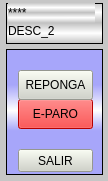
<?xml version="1.0" encoding="UTF-8"?>
<ui version="4.0">
 <class>DESC1</class>
 <widget class="QWidget" name="DESC1">
  <property name="geometry">
   <rect>
    <x>0</x>
    <y>0</y>
    <width>108</width>
    <height>181</height>
   </rect>
  </property>
  <property name="minimumSize">
   <size>
    <width>108</width>
    <height>181</height>
   </size>
  </property>
  <property name="maximumSize">
   <size>
    <width>108</width>
    <height>181</height>
   </size>
  </property>
  <property name="windowTitle">
   <string>Form</string>
  </property>
  <widget class="QLabel" name="label">
   <property name="geometry">
    <rect>
     <x>0</x>
     <y>0</y>
     <width>108</width>
     <height>181</height>
    </rect>
   </property>
   <property name="styleSheet">
    <string notr="true">background-color: rgb(198, 198, 198);</string>
   </property>
   <property name="text">
    <string/>
   </property>
  </widget>
  <widget class="QFrame" name="frame">
   <property name="geometry">
    <rect>
     <x>6</x>
     <y>49</y>
     <width>97</width>
     <height>126</height>
    </rect>
   </property>
   <property name="styleSheet">
    <string notr="true">background-color: qlineargradient(spread:pad, x1:0, y1:0, x2:0, y2:1, stop:0.284091 rgba(167, 166, 250, 255), stop:0.488636 rgba(255, 255, 255, 255), stop:0.647727 rgba(167, 166, 250, 255));</string>
   </property>
   <property name="frameShape">
    <enum>QFrame::StyledPanel</enum>
   </property>
   <property name="frameShadow">
    <enum>QFrame::Raised</enum>
   </property>
   <widget class="QPushButton" name="pushButton">
    <property name="geometry">
     <rect>
      <x>12</x>
      <y>100</y>
      <width>75</width>
      <height>23</height>
     </rect>
    </property>
    <property name="styleSheet">
     <string notr="true">background-color: rgb(208, 211, 200);</string>
    </property>
    <property name="text">
     <string>SALIR</string>
    </property>
   </widget>
   <widget class="QPushButton" name="pushButton_2">
    <property name="geometry">
     <rect>
      <x>12</x>
      <y>50</y>
      <width>75</width>
      <height>30</height>
     </rect>
    </property>
    <property name="styleSheet">
     <string notr="true">background-color: rgb(255, 0, 0);</string>
    </property>
    <property name="text">
     <string>E-PARO</string>
    </property>
   </widget>
   <widget class="QPushButton" name="pushButton_3">
    <property name="geometry">
     <rect>
      <x>12</x>
      <y>21</y>
      <width>75</width>
      <height>30</height>
     </rect>
    </property>
    <property name="styleSheet">
     <string notr="true">background-color: rgb(208, 211, 200);</string>
    </property>
    <property name="text">
     <string>REPONGA</string>
    </property>
   </widget>
  </widget>
  <widget class="QFrame" name="frame_2">
   <property name="geometry">
    <rect>
     <x>6</x>
     <y>3</y>
     <width>97</width>
     <height>41</height>
    </rect>
   </property>
   <property name="styleSheet">
    <string notr="true">background-color: qlineargradient(spread:reflect, x1:0.489, y1:1, x2:0.488, y2:0.483, stop:0 rgba(192, 192, 192, 255), stop:0.511364 rgba(255, 255, 255, 255), stop:1 rgba(192, 192, 192, 255));</string>
   </property>
   <property name="frameShape">
    <enum>QFrame::StyledPanel</enum>
   </property>
   <property name="frameShadow">
    <enum>QFrame::Raised</enum>
   </property>
   <widget class="QLabel" name="label_2">
    <property name="geometry">
     <rect>
      <x>2</x>
      <y>20</y>
      <width>87</width>
      <height>16</height>
     </rect>
    </property>
    <property name="styleSheet">
     <string notr="true">background-color: rgba(255, 255, 255, 0);</string>
    </property>
    <property name="text">
     <string>DESC_2</string>
    </property>
   </widget>
   <widget class="QLabel" name="label_3">
    <property name="geometry">
     <rect>
      <x>2</x>
      <y>0</y>
      <width>87</width>
      <height>20</height>
     </rect>
    </property>
    <property name="text">
     <string>****</string>
    </property>
   </widget>
  </widget>
 </widget>
 <resources/>
 <connections/>
</ui>
